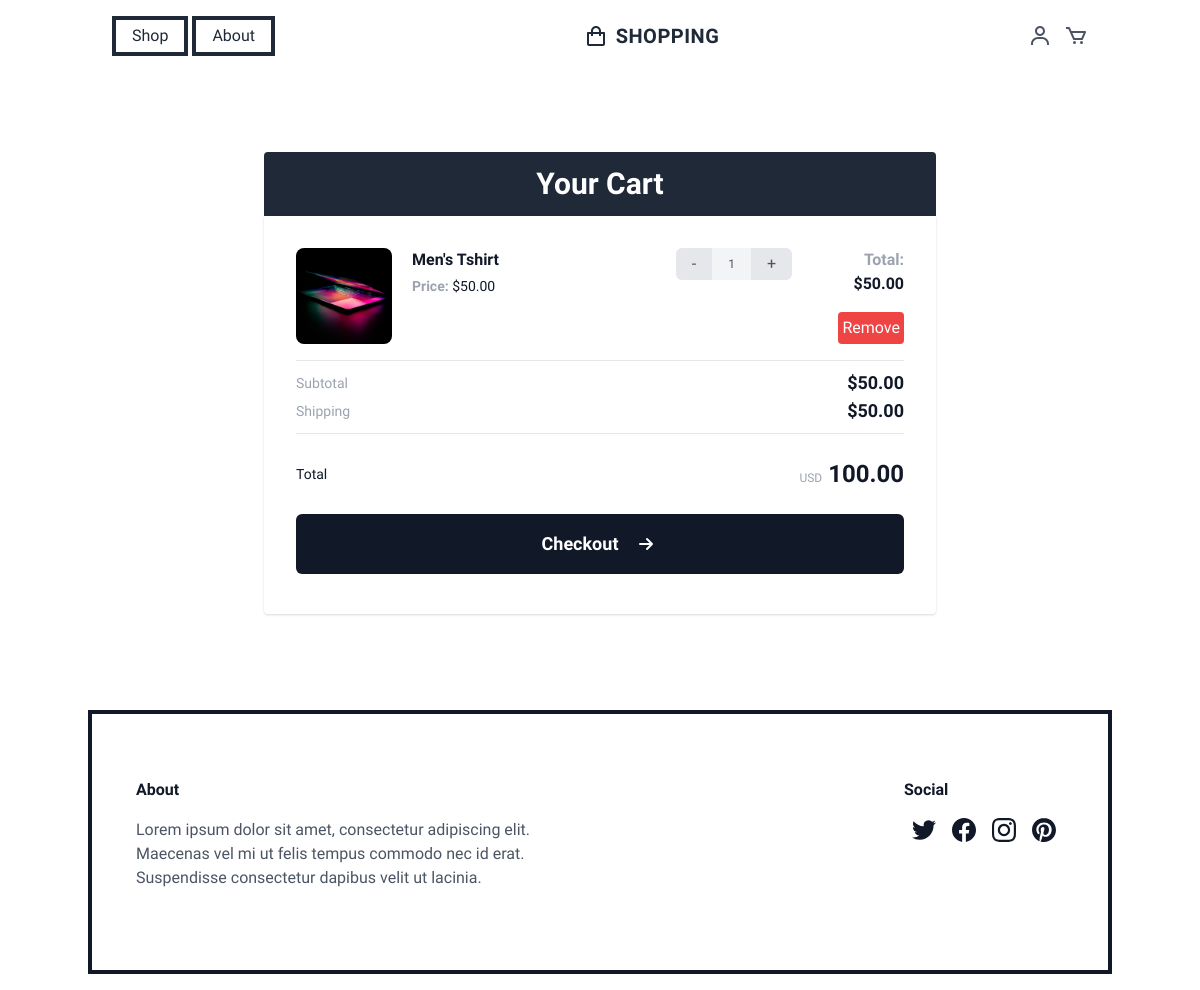
Screenshot of /shop/cart/ (signed in) with the database file from the repository.
### store/models.py (models this page shows, shortened)
class OrderItem(models.Model):
    order = models.ForeignKey(Order, on_delete=models.SET_NULL, null=True, blank=True)
    product = models.ForeignKey(Product, on_delete=models.SET_NULL, null=True, blank=True)
    quantity = models.IntegerField(default=0)
    date_added = models.DateTimeField(auto_now_add=True, null=True, blank=True)
    @property
    def get_total(self):
        total = self.product.product_price * self.quantity
        return total

class Product(models.Model):
    product_id = models.OneToOneField(Product_Id, on_delete=models.CASCADE, related_name="product")
    category_name = models.ForeignKey(Category, on_delete=models.CASCADE, related_name="category_name")
    product_name = models.CharField(max_length=50)
    product_image = models.ImageField(upload_to="web_images/store", default="web_images/store/imagenotfound.png")
    product_description = models.TextField(max_length=100, default="Description not available")
    product_rating = models.FloatField(max_length=10)
    product_price = models.FloatField(max_length=10)
    product_discount = models.IntegerField(default=0)
    slug = models.SlugField(unique=True, null=True)

class Order(models.Model):
    orderid = models.CharField(max_length=200, null=True, unique=True)
    customer = models.ForeignKey(Customer, on_delete=models.SET_NULL, null=True, blank=True)
    date_ordered = models.DateTimeField(auto_now_add = True, null=True, blank=True)
    complete = models.BooleanField(default=False)
    def get_sub_total(self):
        orderitems = self.orderitem_set.all()
        total = sum([item.get_total for item in orderitems])
        return total
    def get_shipping_charges(self):
        shippingCharges = 50
        return shippingCharges
    def get_total(self):
        total = self.get_sub_total() + self.get_shipping_charges()
        return total
    def get_total_items(self):
        orderitems = self.orderitem_set.all()
        count = 0
        for orderitem in orderitems:
            count += 1
        return count

### store/views.py (the view)
# urls.py: path("shop/cart/", cart_page, name="cart_page"),
@login_required(redirect_field_name="login_redirect", login_url="/login/")
def cart_page(request):
    if request.user.is_authenticated:
        customer = request.user.customer
        order, created = Order.objects.get_or_create(customer=customer, complete=False)
        items = order.orderitem_set.all()
    else:
        messages.info(request,"Login to add items in cart")
        items=[]
        order={'get_sub_total': 0, 'get_total': 0, 'get_total_items': 0}
    context={'items': items, 'order': order}
    return render(request, "cart.html", context)

### templates/cart.html
{%extends 'base.html'%}
{%load static%}
{%block content%}
<section class="h-auto py-12 sm:py-16 lg:py-20">
    <div class="mx-auto  px-4 sm:px-6 lg:px-8">
        <div class="flex mx-auto rounded-t max-w-2xl h-16 bg-gray-800 items-center justify-center">
            <h1 class="text-3xl font-bold text-white">Your Cart</h1>
        </div>
        <div class="mx-auto max-w-2xl">
            <div class="bg-white rounded-b shadow">
                <div class="px-4 py-6 sm:px-8 sm:py-10">
                    <div class="flow-root">
                        <ul class="-my-8">
                            {%for item in items%}
                            <li
                                class="cart-item flex flex-col space-y-3 py-6 text-left sm:flex-row sm:space-x-5 sm:space-y-0">
                                <div class="shrink-0">
                                    <img class="h-24 w-24 max-w-full rounded-lg object-cover"
                                        src="/media/{{item.product.product_image}}" alt="" />
                                </div>
                                <div class="relative flex flex-1 flex-col justify-between">
                                    <div class="sm:col-gap-5 sm:grid sm:grid-cols-2">
                                        <div class="pr-8 sm:pr-5">
                                            <p class="text-base font-semibold text-gray-900">
                                                {{item.product.product_name}}</p>
                                            <p class="mx-0 mt-1 mb-0 text-sm text-gray-900">
                                                <strong class="text-gray-400">Price:</strong>
                                                ${{item.product.product_price|floatformat:2}}
                                            </p>
                                        </div>
                                        <div
                                            class="mt-4 flex items-end justify-between sm:mt-0 sm:items-start sm:justify-end">
                                            <p
                                                class="shrink-0 w-20 text-base font-semibold text-gray-900 sm:order-2 sm:ml-8 sm:text-right">
                                                <span class="font-bold text-gray-400">Total:
                                                </span>${{item.get_total|floatformat:2}}
                                            </p>
                                            <div class="sm:order-1">
                                                <div class="mx-auto flex h-8 items-stretch text-gray-600">
                                                    <button data-product="{{item.product.id}}" data-action="sub"
                                                        class="update-cart flex items-center justify-center rounded-l-md bg-gray-200 px-4 transition hover:bg-black hover:text-white">-</button>
                                                    <div
                                                        class="flex w-full items-center justify-center bg-gray-100 px-4 text-xs uppercase transition">
                                                        {{item.quantity}}
                                                    </div>
                                                    <button data-product="{{item.product.id}}" data-action="add"
                                                        class="update-cart flex items-center justify-center rounded-r-md bg-gray-200 px-4 transition hover:bg-black hover:text-white">+</button>
                                                </div>
                                            </div>
                                        </div>
                                    </div>
                                    <div class="absolute top-0 right-0 flex sm:bottom-0 sm:top-auto">
                                        <button data-product="{{item.product.id}}" data-action="rm"
                                            class="update-cart flex rounded bg-red-500 p-1 text-center text-white hover:bg-red-600 transition-all duration-200 ease-in-out focus:shadow ">
                                            Remove
                                        </button>
                                    </div>
                                </div>
                            </li>
                            {%endfor%}
                        </ul>
                    </div>
                    <div class="mt-6 border-t border-b py-2">
                        <div class="flex items-center justify-between">
                            <p class="text-sm text-gray-400">Subtotal</p>
                            <p class="text-lg font-semibold text-gray-900">${{order.get_sub_total|floatformat:2}}</p>
                        </div>
                        <div class="flex items-center justify-between">
                            <p class="text-sm text-gray-400">Shipping</p>
                            <p class="text-lg font-semibold text-gray-900">${{order.get_shipping_charges|floatformat:2}}
                            </p>
                        </div>
                    </div>
                    <div class="mt-6 flex items-center justify-between">
                        <p class="text-sm font-medium text-gray-900">Total</p>
                        <p class="text-2xl font-semibold text-gray-900"><span
                                class="text-xs font-normal text-gray-400">USD</span> {{order.get_total|floatformat:2}}
                        </p>
                    </div>
                    <div class="mt-6 text-center">
                        <a href="/shop/products/checkout/"
                            class="group inline-flex w-full items-center justify-center rounded-md bg-gray-900 px-6 py-4 text-lg font-semibold text-white transition-all duration-200 ease-in-out focus:shadow hover:bg-gray-800">
                            Checkout
                            <svg xmlns="http://www.w3.org/2000/svg" class="group-hover:ml-8 ml-4 h-6 w-6 transition-all"
                                fill="none" viewBox="0 0 24 24" stroke="currentColor" stroke-width="2">
                                <path stroke-linecap="round" stroke-linejoin="round" d="M13 7l5 5m0 0l-5 5m5-5H6" />
                            </svg>
                        </a>
                    </div>
                </div>
            </div>
        </div>
    </div>
</section>
{%endblock%}

### templates/base.html (shortened to what this page needs)
{%load static %}
<!DOCTYPE html>
<html lang="en">
<head>
    <link rel="stylesheet" href="https://unpkg.com/tailwindcss@2.2.19/dist/tailwind.min.css" />
    <link rel="stylesheet" href="https://cdnjs.cloudflare.com/ajax/libs/font-awesome/6.4.2/css/all.min.css"
 />
    <link rel="stylesheet" href="https://cdn.jsdelivr.net/npm/swiper@10/swiper-bundle.min.css" />
</head>
<body class="bg-white text-gray-600 work-sans leading-normal text-base tracking-normal">
    <nav id="header" class="w-full z-30 top-0 py-1">
        <div class="w-full container mx-auto flex flex-wrap items-center justify-between mt-0 px-6 py-3">
            <div class="hidden md:flex md:items-center md:w-auto w-full order-3 md:order-1" id="menu">
                <nav>
                    <ul class="md:flex items-center gap-1 justify-between text-base pt-4 md:pt-0">
                        <li><a class="nav-btn inline-block bg-transparent border-4 border-gray-800 mb-1 md:mb-0 w-auto h-10 no-underline text-gray-800 duration-200  flex items-center justify-center  px-4"
                                href="/shop/">Shop</a></li>
                        <li><a class="nav-btn inline-block bg-transparent border-4 border-gray-800 w-auto h-10 no-underline text-gray-800 duration-200 flex items-center justify-center py-2 px-4"
                                href="#about">About</a></li>
                    </ul>
                </nav>
            </div>
            <div class="order-1 md:order-2">
                <a class="flex items-center tracking-wide no-underline hover:no-underline font-bold text-gray-800 text-xl "
                    href="/">
                    SHOPPING
                </a>
            </div>
            <div class="order-2 md:order-3 flex items-center" id="nav-content">
                <a class="inline-block no-underline hover:text-black" href="/profile/{{request.user.username}}">
                </a>
                <a class="pl-3 inline-block no-underline hover:text-black relative" href="/shop/cart/">
                </a>
            </div>
        </div>
    </nav>
    {%block content%}
    {%endblock%}
    <footer class="container mx-auto bg-white p-8 border-4 my-4 border-gray-900">
        <div class="container flex px-3 py-8 ">
            <div class="w-full mx-auto flex flex-wrap">
                <div class="flex w-full lg:w-1/2 ">
                    <div class="px-3 md:px-0">
                        <h3 id="about" class="font-bold text-gray-900">About</h3>
                        <p class="py-4">
                            Lorem ipsum dolor sit amet, consectetur adipiscing elit. Maecenas vel mi ut felis tempus
                            commodo nec id erat. Suspendisse consectetur dapibus velit ut lacinia.
                        </p>
                    </div>
                </div>
                <div class="flex w-full lg:w-1/2 lg:justify-end lg:text-right mt-6 md:mt-0">
                    <div class="px-3 md:px-0">
                        <h3 class="text-left font-bold text-gray-900">Social</h3>
                        <div class="w-full flex text-gray-900 items-center py-4 mt-0">
                            <a href="#" class="mx-2">
                            </a>
                            <a href="#" class="mx-2">
                            </a>
                            <a href="#" class="mx-2">
                            </a>
                            <a href="#" class="mx-2">
                            </a>
                        </div>
                    </div>
                </div>
            </div>
        </div>
    </footer>
</body>
</html>

### templates/base.html (style rules this page uses)
.work-sans { font-family: 'Work Sans', sans-serif; }

### rows the page displays
OrderItem: product.product_image (picture), product.product_name "Men's Tshirt", product.product_price "50.00", get_total "50.00", quantity "1"
Order: get_sub_total "50.00", get_shipping_charges "50.00", get_total "100.00"
